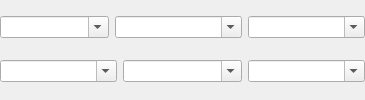
                    <widget class="QWidget" name="page_2">
                     <layout class="QGridLayout" name="gridLayout_14">
                      <property name="leftMargin">
                       <number>0</number>
                      </property>
                      <property name="topMargin">
                       <number>0</number>
                      </property>
                      <property name="rightMargin">
                       <number>0</number>
                      </property>
                      <property name="bottomMargin">
                       <number>0</number>
                      </property>
                      <item row="0" column="0">
                       <layout class="QHBoxLayout" name="horizontalLayout_34">
                        <item>
                         <widget class="QComboBox" name="comboBox">
                          <property name="editable">
                           <bool>true</bool>
                          </property>
                          <property name="placeholderText">
                           <string>Set left header</string>
                          </property>
                         </widget>
                        </item>
                        <item>
                         <widget class="QComboBox" name="comboBox_2">
                          <property name="editable">
                           <bool>true</bool>
                          </property>
                          <property name="placeholderText">
                           <string>Set center header</string>
                          </property>
                         </widget>
                        </item>
                        <item>
                         <widget class="QComboBox" name="comboBox_3">
                          <property name="editable">
                           <bool>true</bool>
                          </property>
                          <property name="placeholderText">
                           <string>Set right header</string>
                          </property>
                         </widget>
                        </item>
                       </layout>
                      </item>
                      <item row="1" column="0">
                       <layout class="QHBoxLayout" name="horizontalLayout_35">
                        <item>
                         <widget class="QComboBox" name="comboBox_4">
                          <property name="editable">
                           <bool>true</bool>
                          </property>
                          <property name="placeholderText">
                           <string>Set left footer</string>
                          </property>
                         </widget>
                        </item>
                        <item>
                         <widget class="QComboBox" name="comboBox_5">
                          <property name="editable">
                           <bool>true</bool>
                          </property>
                          <property name="placeholderText">
                           <string>Set center footer</string>
                          </property>
                         </widget>
                        </item>
                        <item>
                         <widget class="QComboBox" name="comboBox_6">
                          <property name="editable">
                           <bool>true</bool>
                          </property>
                          <property name="placeholderText">
                           <string>Set right footeer</string>
                          </property>
                         </widget>
                        </item>
                       </layout>
                      </item>
                     </layout>
                    </widget>
